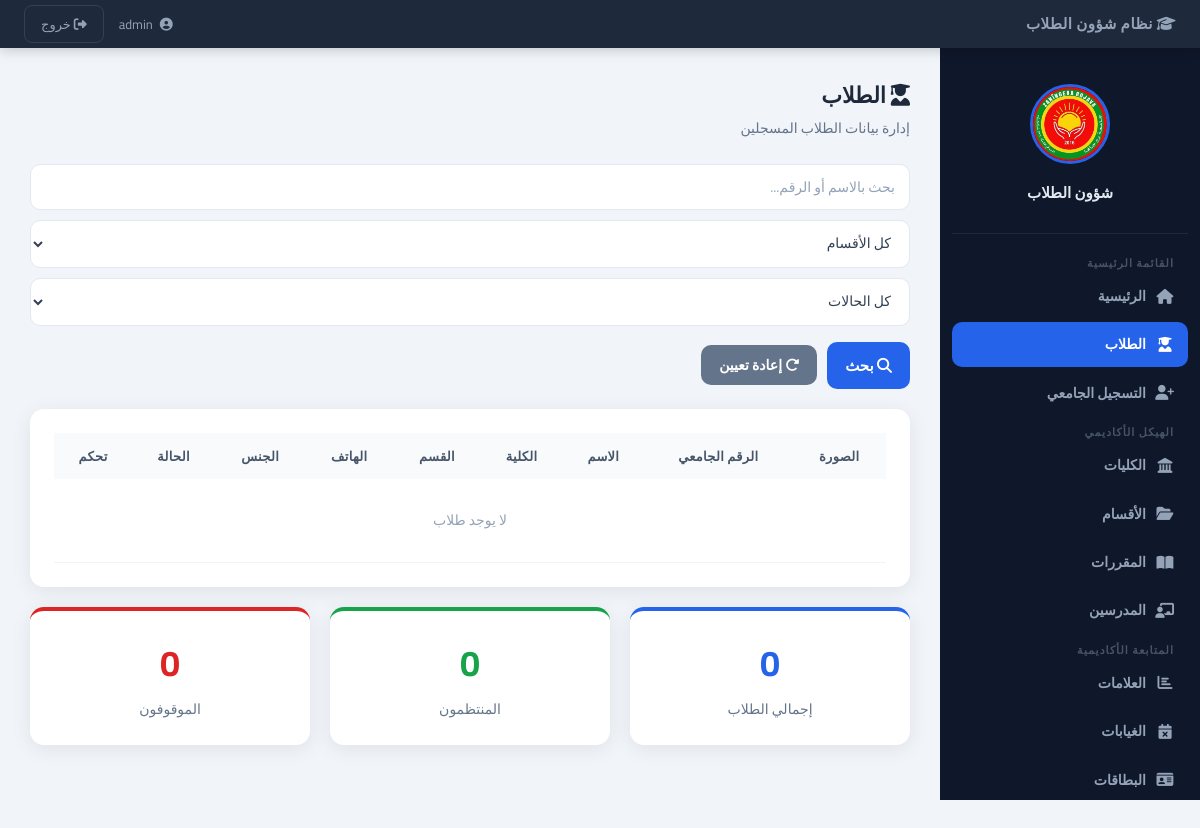
Before: /?page=students (signed in) with the older database file.
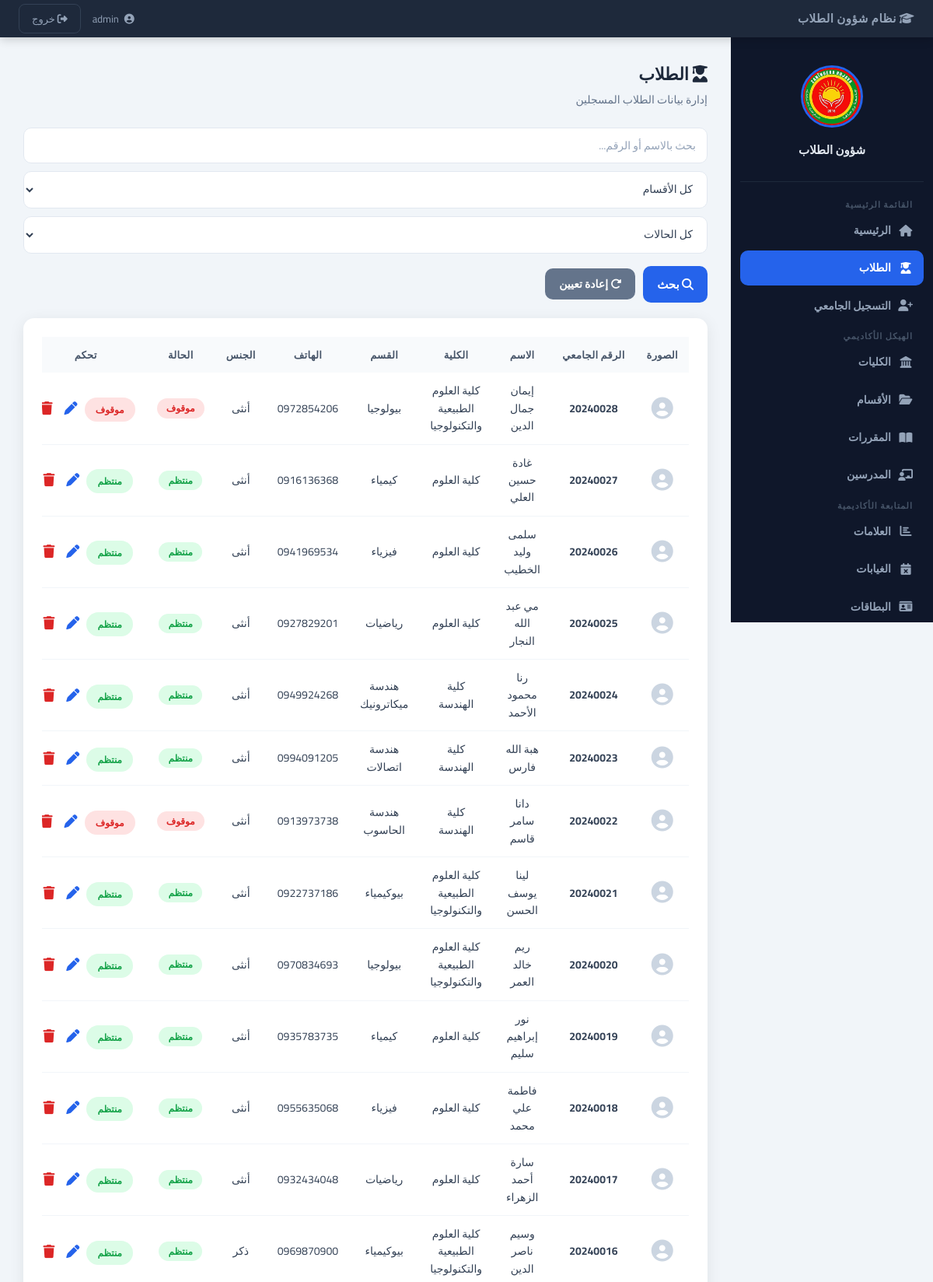
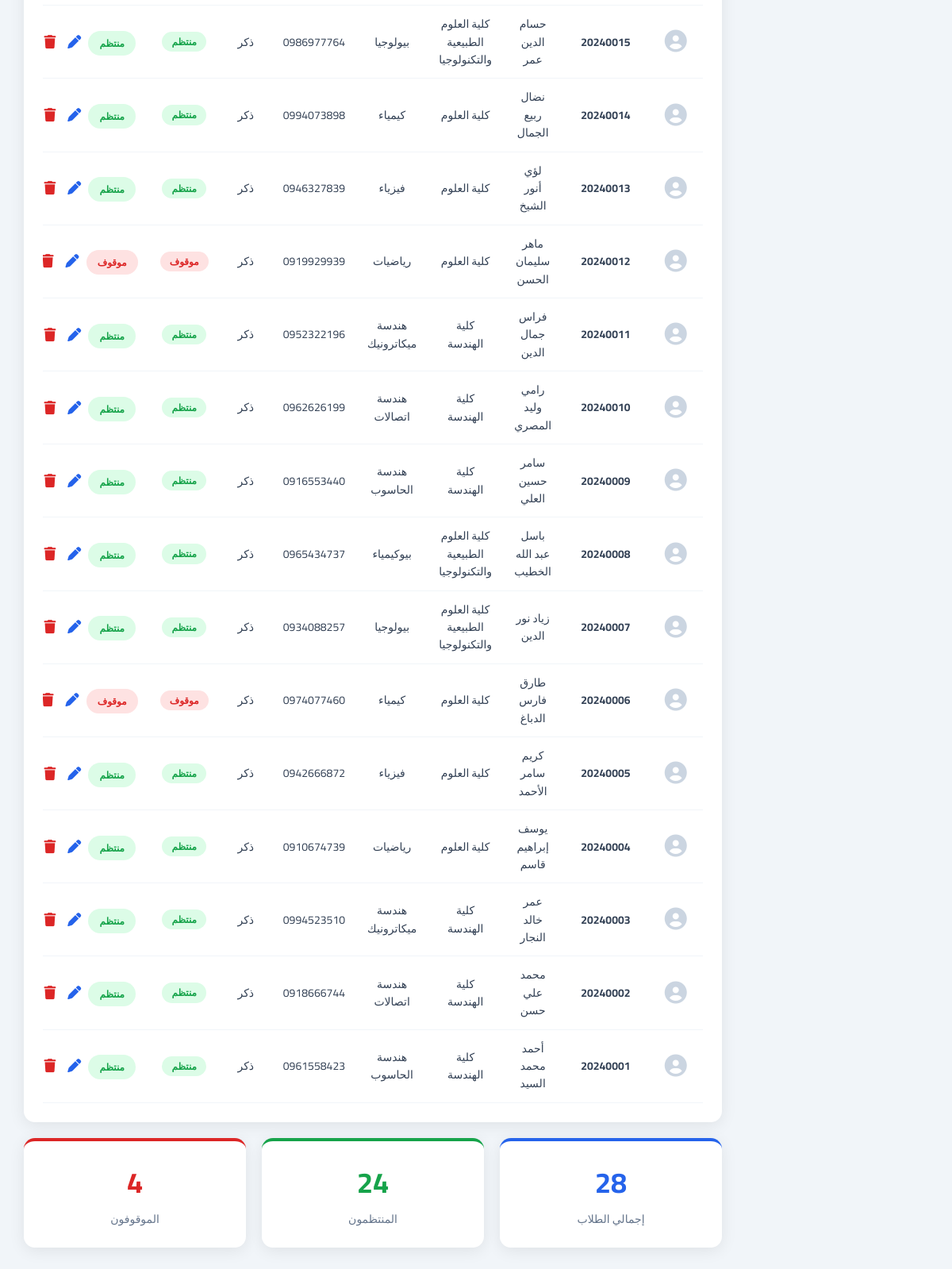
After: the same page with the newer database file (2 pictures, top to bottom).
### tables this page shows
CREATE TABLE students (
    id            INTEGER PRIMARY KEY AUTOINCREMENT,
    university_id TEXT    NOT NULL UNIQUE,
    name          TEXT    NOT NULL,
    faculty       TEXT,
    department    TEXT,
    birth_place   TEXT,
    birth_date    TEXT,
    address       TEXT,
    phone         TEXT,
    mother_name   TEXT,
    father_name   TEXT,
    gender        TEXT    DEFAULT 'ذكر',
    status        TEXT    DEFAULT 'active',
    image         TEXT,
    created_at    TEXT    DEFAULT (datetime('now')),
    updated_at    TEXT    DEFAULT (datetime('now'))
);

### app/Core/Database.php (called while the page is built, shortened)
<?php
class Database
{
    private static ?PDO $instance = null;
    public static function getInstance(): PDO
    {
        if (self::$instance === null) {
            if (DB_DRIVER === 'sqlite') {
                $pdo = new PDO('sqlite:' . DB_PATH);
                $pdo->exec('PRAGMA foreign_keys = ON;');
            } elseif (DB_DRIVER === 'mysql') {
                $dsn = "mysql:host=" . DB_HOST . ";dbname=" . DB_NAME . ";charset=" . DB_CHARSET;
                $pdo = new PDO($dsn, DB_USER, DB_PASS);
            } else {
                throw new RuntimeException('DB_DRIVER غير مدعوم');
            }
            $pdo->setAttribute(PDO::ATTR_ERRMODE,            PDO::ERRMODE_EXCEPTION);
            $pdo->setAttribute(PDO::ATTR_DEFAULT_FETCH_MODE, PDO::FETCH_ASSOC);
            self::$instance = $pdo;
        }
        return self::$instance;
    }
}

### app/Core/BaseModel.php (called while the page is built, shortened)
<?php
abstract class BaseModel
{
    public function __construct()
    {
        $this->db = Database::getInstance();
    }
}

### app/Models/Student.php (called while the page is built, shortened)
<?php
class Student extends BaseModel
{
    public function filter(string $q = '', string $dept = '', string $status = 'all'): array
    {
        $where = ['1=1'];
        $p     = [];
        $s = $this->db->prepare(
            "SELECT * FROM students WHERE " . implode(' AND ', $where) . " ORDER BY id DESC"
        );
        $s->execute($p);
        return $s->fetchAll();
    }
    public function counts(): array
    {
        $row = $this->db->query(
            "SELECT COUNT(*) total,
                    SUM(status='active')   active,
                    SUM(status='inactive') inactive
             FROM students"
        )->fetch();
        return $row;
    }
}

### views/pages/students.php (the view, shortened to what the changed rows need)
<?php
$students = $data['students'] ?? [];
$counts   = $data['counts']   ?? ['total' => 0, 'active' => 0, 'inactive' => 0];
$q        = htmlspecialchars($_GET['q']          ?? '');
$status   = htmlspecialchars($_GET['status']     ?? 'all');
?>
<div class="page-header">
  <h1><i class="fa-solid fa-user-graduate"></i> الطلاب</h1>
  <p>إدارة بيانات الطلاب المسجلين</p>
</div>
<form method="GET" action="" class="filters-bar">
  <input type="text"  name="q"          value="<?= $q ?>"    placeholder="بحث بالاسم أو الرقم...">
  <select name="department">
    <option value="">كل الأقسام</option>
  </select>
  <select name="status">
    <option value="all"     <?= $status==='all'     ?'selected':'' ?>>كل الحالات</option>
  </select>
  <button type="submit" class="btn-submit" style="width:auto; padding:9px 18px;">
    <i class="fa-solid fa-magnifying-glass"></i> بحث
  </button>
  <a href="?page=students" class="btn-submit"
     style="width:auto; padding:9px 18px; background:#64748b; text-decoration:none; border-radius:10px; color:white; font-size:14px;">
    <i class="fa-solid fa-rotate-right"></i> إعادة تعيين
  </a>
</form>
<div class="card">
  <div class="table-wrapper">
    <table>
      <thead>
        <tr>
          <th>الصورة</th>
          <th>الرقم الجامعي</th>
          <th>الاسم</th>
          <th>الكلية</th>
          <th>القسم</th>
          <th>الهاتف</th>
          <th>الجنس</th>
          <th>الحالة</th>
          <th>تحكم</th>
        </tr>
      </thead>
      <tbody>
        <?php if (empty($students)): ?>
          <tr><td colspan="9" style="color:#94a3b8; padding:30px;">لا يوجد طلاب</td></tr>
        <?php else: ?>
          <?php foreach ($students as $s): ?>
          <tr>
            <td>
              <?php if ($s['image']): ?>
                <img src="<?= htmlspecialchars($s['image']) ?>"
                     style="width:38px;height:38px;border-radius:50%;object-fit:cover;">
              <?php else: ?>
                <span style="font-size:28px; color:#cbd5e1;">
                  <i class="fa-solid fa-circle-user"></i>
                </span>
              <?php endif; ?>
            </td>
            <td><strong><?= htmlspecialchars($s['university_id']) ?></strong></td>
            <td><?= htmlspecialchars($s['name']) ?></td>
            <td><?= htmlspecialchars($s['faculty'] ?? '—') ?></td>
            <td><?= htmlspecialchars($s['department'] ?? '—') ?></td>
            <td><?= htmlspecialchars($s['phone'] ?? '—') ?></td>
            <td><?= htmlspecialchars($s['gender'] ?? '—') ?></td>
            <td>
              <span class="status <?= $s['status'] ?>">
                <?= $s['status'] === 'active' ? 'منتظم' : 'موقوف' ?>
              </span>
            </td>
            <td style="white-space:nowrap;">
              <form method="POST" action="/std_1_student_manager/controllers/router.php"
                    style="display:inline">
                <button type="submit"
                        class="btn <?= $s['status']==='active' ? 'active-btn' : 'inactive-btn' ?>"
                        title="تغيير الحالة">
                  <?= $s['status']==='active' ? 'منتظم' : 'موقوف' ?>
                </button>
              </form>
              <button class="edit-btn"
                      onclick="openEditModal(<?= htmlspecialchars(json_encode($s)) ?>)"
                      title="تعديل">
                <i class="fa-solid fa-pen"></i>
              </button>
              <form method="POST" action="/std_1_student_manager/controllers/router.php"
                    style="display:inline"
                    onsubmit="return confirm('حذف هذا الطالب نهائياً؟')">
                <button type="submit" class="delete-btn" title="حذف">
                  <i class="fa-solid fa-trash"></i>
                </button>
              </form>
            </td>
          </tr>
          <?php endforeach; ?>
        <?php endif; ?>
      </tbody>
    </table>
  </div>
</div>
<div class="stats">
  <div class="stat">
    <h2><?= (int)$counts['total'] ?></h2>
    <p>إجمالي الطلاب</p>
  </div>
  <div class="stat" style="border-top-color:#16a34a;">
    <h2 style="color:#16a34a;"><?= (int)$counts['active'] ?></h2>
    <p>المنتظمون</p>
  </div>
  <div class="stat" style="border-top-color:#dc2626;">
    <h2 style="color:#dc2626;"><?= (int)$counts['inactive'] ?></h2>
    <p>الموقوفون</p>
  </div>
</div>

Changed rows visible on the page:
added students: university "20240028", name "إيمان جمال الدين", faculty "كلية العلوم الطبيعية والتكنولوجيا", department "بيولوجيا", phone "0972854206", gender "أنثى", status "موقوف"
added students: university "20240027", name "غادة حسين العلي", faculty "كلية العلوم", department "كيمياء", phone "0916136368", gender "أنثى", status "منتظم"
added students: university "20240026", name "سلمى وليد الخطيب", faculty "كلية العلوم", department "فيزياء", phone "0941969534", gender "أنثى", status "منتظم"
added students: university "20240025", name "مي عبد الله النجار", faculty "كلية العلوم", department "رياضيات", phone "0927829201", gender "أنثى", status "منتظم"
added students: university "20240024", name "رنا محمود الأحمد", faculty "كلية الهندسة", department "هندسة ميكاترونيك", phone "0949924268", gender "أنثى", status "منتظم"
added students: university "20240023", name "هبة الله فارس", faculty "كلية الهندسة", department "هندسة اتصالات", phone "0994091205", gender "أنثى", status "منتظم"
added students: university "20240022", name "دانا سامر قاسم", faculty "كلية الهندسة", department "هندسة الحاسوب", phone "0913973738", gender "أنثى", status "موقوف"
added students: university "20240021", name "لينا يوسف الحسن", faculty "كلية العلوم الطبيعية والتكنولوجيا", department "بيوكيمياء", phone "0922737186", gender "أنثى", status "منتظم"
added students: university "20240020", name "ريم خالد العمر", faculty "كلية العلوم الطبيعية والتكنولوجيا", department "بيولوجيا", phone "0970834693", gender "أنثى", status "منتظم"
added students: university "20240019", name "نور إبراهيم سليم", faculty "كلية العلوم", department "كيمياء", phone "0935783735", gender "أنثى", status "منتظم"
added students: university "20240018", name "فاطمة علي محمد", faculty "كلية العلوم", department "فيزياء", phone "0955635068", gender "أنثى", status "منتظم"
added students: university "20240017", name "سارة أحمد الزهراء", faculty "كلية العلوم", department "رياضيات", phone "0932434048", gender "أنثى", status "منتظم"
added students: university "20240016", name "وسيم ناصر الدين", faculty "كلية العلوم الطبيعية والتكنولوجيا", department "بيوكيمياء", phone "0969870900", gender "ذكر", status "منتظم"
added students: university "20240015", name "حسام الدين عمر", faculty "كلية العلوم الطبيعية والتكنولوجيا", department "بيولوجيا", phone "0986977764", gender "ذكر", status "منتظم"
added students: university "20240014", name "نضال ربيع الجمال", faculty "كلية العلوم", department "كيمياء", phone "0994073898", gender "ذكر", status "منتظم"
added students: university "20240013", name "لؤي أنور الشيخ", faculty "كلية العلوم", department "فيزياء", phone "0946327839", gender "ذكر", status "منتظم"
added students: university "20240012", name "ماهر سليمان الحسن", faculty "كلية العلوم", department "رياضيات", phone "0919929939", gender "ذكر", status "موقوف"
added students: university "20240011", name "فراس جمال الدين", faculty "كلية الهندسة", department "هندسة ميكاترونيك", phone "0952322196", gender "ذكر", status "منتظم"
added students: university "20240010", name "رامي وليد المصري", faculty "كلية الهندسة", department "هندسة اتصالات", phone "0962626199", gender "ذكر", status "منتظم"
added students: university "20240009", name "سامر حسين العلي", faculty "كلية الهندسة", department "هندسة الحاسوب", phone "0916553440", gender "ذكر", status "منتظم"
added students: university "20240008", name "باسل عبد الله الخطيب", faculty "كلية العلوم الطبيعية والتكنولوجيا", department "بيوكيمياء", phone "0965434737", gender "ذكر", status "منتظم"
added students: university "20240007", name "زياد نور الدين", faculty "كلية العلوم الطبيعية والتكنولوجيا", department "بيولوجيا", phone "0934088257", gender "ذكر", status "منتظم"
added students: university "20240006", name "طارق فارس الدباغ", faculty "كلية العلوم", department "كيمياء", phone "0974077460", gender "ذكر", status "موقوف"
added students: university "20240005", name "كريم سامر الأحمد", faculty "كلية العلوم", department "فيزياء", phone "0942666872", gender "ذكر", status "منتظم"
added students: university "20240004", name "يوسف إبراهيم قاسم", faculty "كلية العلوم", department "رياضيات", phone "0910674739", gender "ذكر", status "منتظم"
added students: university "20240003", name "عمر خالد النجار", faculty "كلية الهندسة", department "هندسة ميكاترونيك", phone "0994523510", gender "ذكر", status "منتظم"
added students: university "20240002", name "محمد علي حسن", faculty "كلية الهندسة", department "هندسة اتصالات", phone "0918666744", gender "ذكر", status "منتظم"
added students: university "20240001", name "أحمد محمد السيد", faculty "كلية الهندسة", department "هندسة الحاسوب", phone "0961558423", gender "ذكر", status "منتظم"
Other visible differences:
$counts['total']: "0" → "28"
$counts['active']: "0" → "24"
$counts['inactive']: "0" → "4"
text no longer shown: "لا يوجد طلاب"
